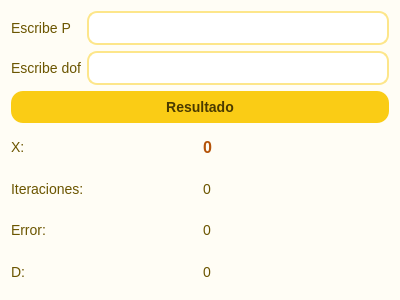
<?xml version="1.0" encoding="UTF-8"?>
<ui version="4.0">
 <class>Dialog</class>
 <widget class="QDialog" name="Dialog">
  <property name="geometry">
   <rect>
    <x>0</x>
    <y>0</y>
    <width>400</width>
    <height>300</height>
   </rect>
  </property>
  <property name="windowTitle">
   <string>simpson</string>
  </property>
  <property name="styleSheet">
   <string notr="true">QDialog {
    background-color: #fffdf5;
    font-family: &quot;Segoe UI&quot;, Arial, sans-serif;
}

/* Título */
QLabel#labelTitulo {
    color: #7a5c00;
    font-size: 18px;
    font-weight: bold;
}

/* Etiquetas normales */
QLabel {
    color: #6b5500;
    font-size: 14px;
}
QLabel#label_resultado {
    color: #6b5500;
    font-size: 48px;
}

/* Inputs */
QLineEdit {
    background-color: #ffffff;
    border: 2px solid #fde68a;
    border-radius: 10px;
    padding: 6px 10px;
    font-size: 14px;
    color: #5a4500;
}

QLineEdit:focus {
    border: 2px solid #facc15;
    background-color: #fffbeb;
}

/* Botón */
QPushButton {
    background-color: #facc15;
    color: #4a3a00;
    border-radius: 12px;
    padding: 8px;
    font-size: 14px;
    font-weight: bold;
}

QPushButton:hover {
    background-color: #eab308;
}

QPushButton:pressed {
    background-color: #ca8a04;
    color: white;
}

/* Resultado */
QLabel#label_resultado {
    font-size: 16px;
    font-weight: bold;
    color: #b45309;
}</string>
  </property>
  <layout class="QVBoxLayout" name="verticalLayout_2">
   <item>
    <layout class="QVBoxLayout" name="verticalLayout">
     <item>
      <layout class="QGridLayout" name="gridLayout">
       <item row="0" column="0">
        <widget class="QLabel" name="label">
         <property name="text">
          <string>Escribe P</string>
         </property>
        </widget>
       </item>
       <item row="0" column="1">
        <widget class="QLineEdit" name="edit_numero1"/>
       </item>
       <item row="1" column="0">
        <widget class="QLabel" name="label_2">
         <property name="text">
          <string>Escribe dof</string>
         </property>
        </widget>
       </item>
       <item row="1" column="1">
        <widget class="QLineEdit" name="edit_numero2"/>
       </item>
      </layout>
     </item>
     <item>
      <widget class="QPushButton" name="pushButton">
       <property name="text">
        <string>Resultado</string>
       </property>
      </widget>
     </item>
     <item>
      <layout class="QGridLayout" name="gridLayout_2">
       <item row="0" column="0">
        <widget class="QLabel" name="label_3">
         <property name="text">
          <string>X:</string>
         </property>
        </widget>
       </item>
       <item row="0" column="1">
        <widget class="QLabel" name="label_resultado">
         <property name="text">
          <string>0</string>
         </property>
        </widget>
       </item>
       <item row="1" column="0">
        <widget class="QLabel" name="label_4">
         <property name="text">
          <string>Iteraciones:</string>
         </property>
        </widget>
       </item>
       <item row="1" column="1">
        <widget class="QLabel" name="label_resultado2">
         <property name="text">
          <string>0</string>
         </property>
         <property name="wordWrap">
          <bool>true</bool>
         </property>
        </widget>
       </item>
       <item row="2" column="0">
        <widget class="QLabel" name="label_5">
         <property name="text">
          <string>Error:</string>
         </property>
        </widget>
       </item>
       <item row="2" column="1">
        <widget class="QLabel" name="label_resultado3">
         <property name="text">
          <string>0</string>
         </property>
         <property name="wordWrap">
          <bool>true</bool>
         </property>
        </widget>
       </item>
       <item row="3" column="0">
        <widget class="QLabel" name="label_9">
         <property name="text">
          <string>D:</string>
         </property>
        </widget>
       </item>
       <item row="3" column="1">
        <widget class="QLabel" name="label_resultado4">
         <property name="text">
          <string>0</string>
         </property>
         <property name="wordWrap">
          <bool>true</bool>
         </property>
        </widget>
       </item>
      </layout>
     </item>
    </layout>
   </item>
  </layout>
 </widget>
 <resources/>
 <connections/>
</ui>
